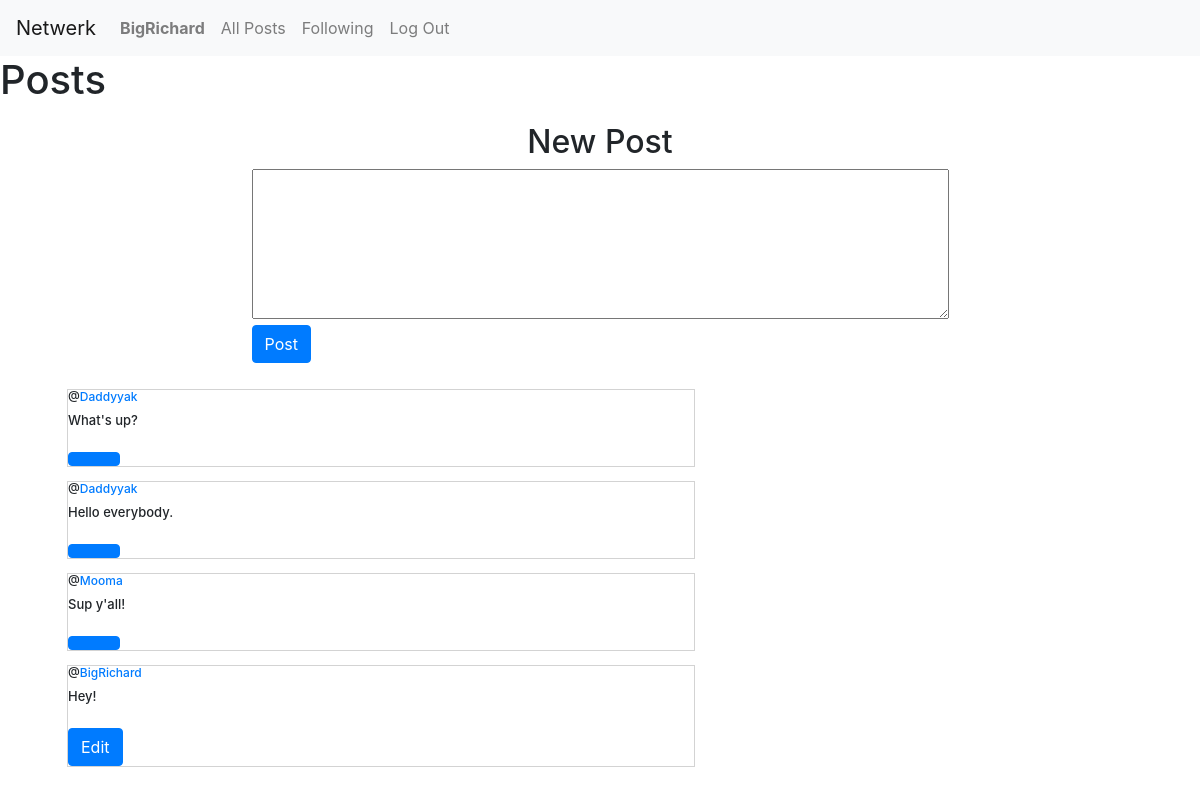
/ (signed in), run on the app's committed database.
### network/models.py (models this page shows, shortened)
class User(AbstractUser):
    pass

class Post(models.Model):
    user = models.ForeignKey(User, on_delete=models.CASCADE, related_name="author")
    content = models.CharField(max_length=420, null=True, blank=True)
    date = models.DateTimeField(auto_now_add=True)
    likes = models.ManyToManyField(Like, blank=True, related_name="userLikes")

### network/views.py (the view)
# urls.py: path("", views.index, name="index"),
def index(request):
    allPosts = Post.objects.all().order_by("id").reverse()
    paginator = Paginator(allPosts, 10)
    pageNum = request.GET.get('page')
    postsPage = paginator.get_page(pageNum)
    allLiked = Like.objects.all()
    userLiked = []
    try:
        for like in allLiked:
            if like.user.id == request.user.id:
                userLiked.append(like.post.id)
    except:
        userLiked = []
    return render(request, "network/index.html", {
        "allPosts": allPosts,
        "postsPage": postsPage,
        "userLiked": userLiked,
    })

### network/templates/network/index.html (shortened to what this page needs)
{% extends "network/layout.html" %}
{% load static %}
{% block body %}
    <h1>Posts</h1>
    {% if user.is_authenticated %}
        <div class="newPost">
            <h2>New Post</h2>
            <form action="{% url 'newPost' %}" method="post">
                <textarea name="content" rows="6" cols="66"></textarea>
                <br>
                <input type="submit" value="Post" class="btn btn-primary">
            </form>
        </div>
    {% endif %}
    <div class="allPosts mx-5">
        {% for post in allPosts %}
            <div class="row post">
                <h5 class="username">@<a href="{% url 'profile' user_id=post.user.id%}">{{ post.user }}</a></h5>
                <h6 class="content" id="content{{ post.id }}">{{ post.content }}</h6>
                {% if user.is_authenticated %}
                    {% if user == post.user %}
                        <div class="d-flex justify-center-around">
                            <button class="btn btn-primary" value="Edit" data-toggle="modal" data-target="#modal_editPost{{ post.id }}">Edit</button>
                        </div>
                    {% else %}
                        {% if post.id in userLiked %}
                            <button class="btn btn-primary fa fa-thumbs-down col-1" onclick="likeHandler({{ post.id }}, {{ userLiked }})" id="{{ post.id }}"></button>
                        {% else %}
                            <button class="btn btn-primary fa fa-thumbs-up col-1" onclick="likeHandler({{ post.id }}, {{ userLiked }})" id="{{ post.id }}"></button>
                        {% endif %}
                    {% endif %}
                {% endif %}
            </div>
        {% endfor %}
    </div>
{% endblock %}

### network/templates/network/layout.html (shortened to what this page needs)
{% load static %}
<!DOCTYPE html>
<html lang="en">
    <head>
        <link rel="stylesheet" href="https://stackpath.bootstrapcdn.com/bootstrap/4.4.1/css/bootstrap.min.css">
        <link href="{% static 'network/styles.css' %}/" rel="stylesheet">
    </head>
    <body>
        <nav class="navbar navbar-expand-lg navbar-light bg-light">
            <a class="navbar-brand" href="{% url 'index' %}">Netwerk</a>
            <div>
              <ul class="navbar-nav mr-auto">
                {% if user.is_authenticated %}
                    <li class="nav-item">
                        <a class="nav-link" href="{% url 'profile' user_id=user.id%}"><strong>{{ user.username }}</strong></a>
                    </li>
                {% endif %}
                <li class="nav-item">
                  <a class="nav-link" href="{% url 'index' %}">All Posts</a>
                </li>
                {% if user.is_authenticated %}
                    <li class="nav-item">
                        <a class="nav-link" id="following" href="{% url 'following' %}">Following</a>
                    </li>
                    <li class="nav-item">
                        <a class="nav-link" href="{% url 'logout' %}">Log Out</a>
                    </li>
                {% endif %}
              </ul>
            </div>
          </nav>
        <div class="body">
            {% block body %}
            {% endblock %}
        </div>
    </body>
</html>

### network/static/network/styles.css (style rules this page uses)
.newPost { display: flex; flex-direction: column; justify-content: center; align-items: center; margin: 19px; }
.allPosts { display: flex; flex-direction: column; justify-content: flex-start; max-width: 666px; box-sizing: border-box; margin: 19px; }
.post { border: 0.1px solid lightgray; display: flex; flex-direction: column; justify-content: center; max-width: 666px; box-sizing: border-box; margin: 7px 19px; }
.content { font-size: 13px; }
.username { font-size: 12px; }

### data on the page
User: username "BigRichard"
Post: user "Daddyyak", content "What's up?"
Post: user "Daddyyak", content "Hello everybody."
Post: user "Mooma", content "Sup y'all!"
Post: user "BigRichard", content "Hey!"
